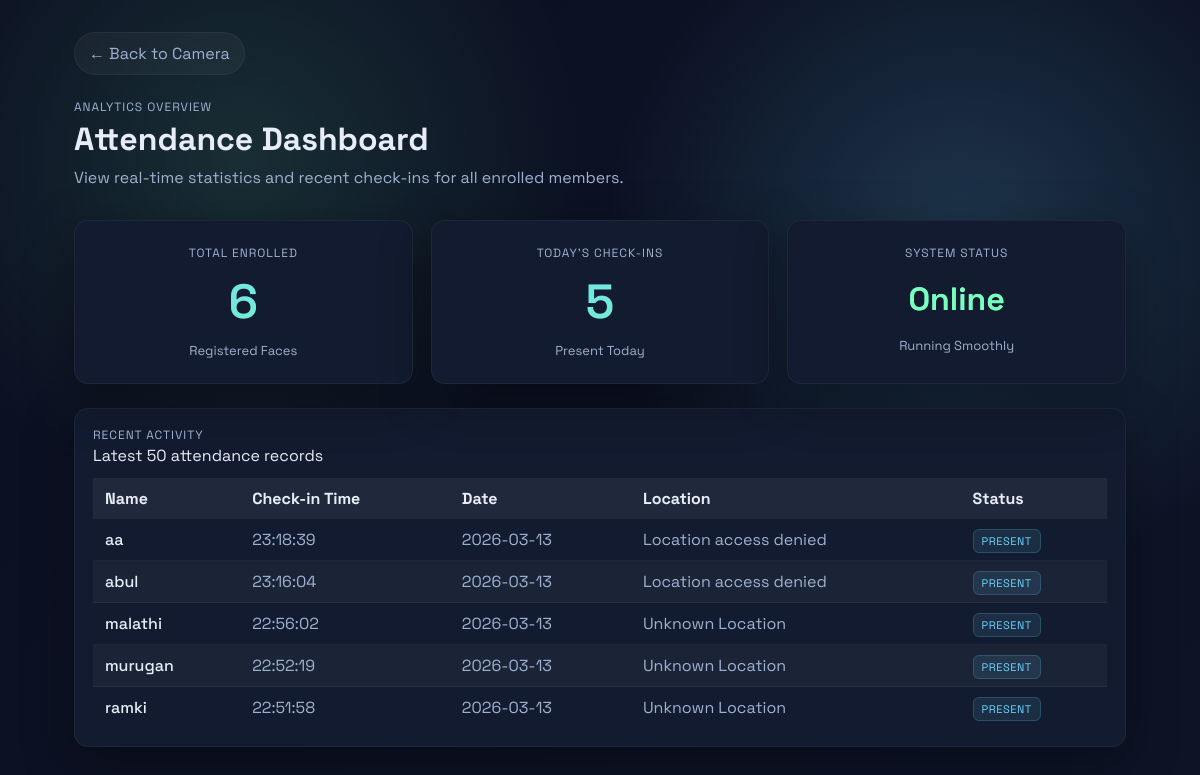
/dashboard, run on the app's committed database.
### tables this page shows
CREATE TABLE attendance (
            id INTEGER PRIMARY KEY AUTOINCREMENT,
            person_id INTEGER NOT NULL,
            ts TEXT NOT NULL,
            day TEXT NOT NULL, location TEXT DEFAULT 'Unknown Location',
            FOREIGN KEY(person_id) REFERENCES people(id),
            UNIQUE(person_id, day)
        );

CREATE TABLE people (
            id INTEGER PRIMARY KEY AUTOINCREMENT,
            name TEXT UNIQUE NOT NULL,
            encoding BLOB NOT NULL,
            created_at TEXT NOT NULL
        );

### attendance_app.py (the view)
@app.route("/dashboard")
def dashboard():
    conn = sqlite3.connect(DB_PATH)
    total_people = conn.execute("SELECT COUNT(*) FROM people").fetchone()[0]
    today = date.today().isoformat()
    today_attendance = conn.execute("SELECT COUNT(*) FROM attendance WHERE day = ?", (today,)).fetchone()[0]
    recent_records = conn.execute(
        """
        SELECT p.name, a.ts, a.day, a.location
        FROM attendance a
        JOIN people p ON a.person_id = p.id
        ORDER BY a.ts DESC
        LIMIT 50
        """
    ).fetchall()
    conn.close()
    return render_template("dashboard.html",
        total_people=total_people,
        today_attendance=today_attendance,
        recent_records=recent_records
    )

### templates/dashboard.html (shortened to what this page needs)
<!doctype html>
<html lang="en">
<head>
  <link rel="stylesheet" href="/static/styles.css">
</head>
<body>
  <div class="page">
    <a href="/" class="nav-btn pill" style="color: var(--muted);">&larr; Back to Camera</a>
    <header style="margin-bottom: 32px">
      <div>
        <p class="eyebrow">Analytics Overview</p>
        <h1>Attendance Dashboard</h1>
        <p class="lede">View real-time statistics and recent check-ins for all enrolled members.</p>
      </div>
    </header>
    <div class="stat-grid">
      <div class="stat-card">
        <p class="label">Total Enrolled</p>
        <div class="stat-value">{{ total_people }}</div>
        <p class="sub" style="font-size: 13px; color: var(--muted);">Registered Faces</p>
      </div>
      <div class="stat-card">
        <p class="label">Today's Check-ins</p>
        <div class="stat-value">{{ today_attendance }}</div>
        <p class="sub" style="font-size: 13px; color: var(--muted);">Present Today</p>
      </div>
      <div class="stat-card">
        <p class="label">System Status</p>
        <div class="stat-value" style="font-size: 32px; margin-top: 18px; margin-bottom: 18px; -webkit-text-fill-color: var(--accent-2);">Online</div>
        <p class="sub" style="font-size: 13px; color: var(--muted);">Running Smoothly</p>
      </div>
    </div>
    <main>
      <section class="card table-card" style="width: 100%">
        <div class="card-head">
          <div>
            <p class="label">Recent Activity</p>
            <p class="sub">Latest 50 attendance records</p>
          </div>
        </div>
        <div class="table-container">
          <table>
            <thead>
              <tr>
                <th>Name</th>
                <th>Check-in Time</th>
                <th>Date</th>
                <th>Location</th>
                <th>Status</th>
              </tr>
            </thead>
            <tbody>
              {% for record in recent_records %}
              <tr>
                <td style="font-weight: 500;">{{ record[0] }}</td>
                <td style="color: var(--muted);">{{ record[1].split('T')[1] }}</td>
                <td style="color: var(--muted);">{{ record[2] }}</td>
                <td style="color: var(--muted);">{{ record[3] or 'Unknown' }}</td>
                <td><span class="badge">Present</span></td>
              </tr>
              {% else %}
              <tr>
                <td colspan="4" style="text-align: center; color: var(--muted); padding: 24px;">No records found.</td>
              </tr>
              {% endfor %}
            </tbody>
          </table>
        </div>
      </section>
    </main>
  </div>
</body>
</html>

### static/styles.css (style rules this page uses)
:root { --bg: #0f1628; --panel: #121b2f; --accent: #6dd3ff; --accent-2: #78ffba; --text: #e7edf7; --muted: #9fb1d1; --danger: #ff6b6b; --radius: 14px; --shadow: 0 15px 50px rgba(0, 0, 0, 0.35); --border: 1px solid rgba(255, 255, 255, 0.05); }
* { box-sizing: border-box; }
body { margin: 0; font-family: 'Space Grotesk', 'Segoe UI', sans-serif; background: radial-gradient(circle at 20% 20%, rgba(120,255,186,0.12), transparent 30%), radial-gradient(circle at 80% 30%, rgba(109,211,255,0.18), transparent 32%), linear-gradient(135deg, #0b1021 0%, #0d1426 100%); color: var(--text); min-height: 100vh; }
.page { max-width: 1100px; margin: 0 auto; padding: 32px 24px 48px; }
header { display: flex; justify-content: space-between; align-items: flex-start; gap: 16px; margin-bottom: 24px; }
.eyebrow { letter-spacing: 0.08em; text-transform: uppercase; color: var(--muted); font-size: 12px; margin: 0 0 4px; }
h1 { margin: 0 0 8px; font-size: 32px; }
.lede { margin: 0; color: var(--muted); max-width: 620px; }
.pill { padding: 10px 14px; border-radius: 999px; border: var(--border); background: rgba(255,255,255,0.04); color: var(--muted); }
.card { background: var(--panel); border: var(--border); border-radius: var(--radius); box-shadow: var(--shadow); padding: 18px; display: flex; flex-direction: column; gap: 12px; }
.card-head { display: flex; justify-content: space-between; align-items: center; gap: 12px; }
.label { margin: 0; text-transform: uppercase; letter-spacing: 0.08em; font-size: 12px; color: var(--muted); }
.sub { margin: 2px 0 0; color: var(--text); }
table { width: 100%; border-collapse: collapse; }
th, td { padding: 10px 12px; text-align: left; }
thead tr { background: rgba(255,255,255,0.06); }
tbody tr:nth-child(even) { background: rgba(255,255,255,0.04); }
tbody tr:not(:last-child) { border-bottom: var(--border); }

### templates/dashboard.html (style rules this page uses)
.stat-grid { display: grid; grid-template-columns: repeat(auto-fit, minmax(200px, 1fr)); gap: 18px; margin-bottom: 24px; }
.stat-card { background: var(--panel); border: var(--border); border-radius: var(--radius); box-shadow: var(--shadow); padding: 24px; text-align: center; transition: transform 0.2s ease, box-shadow 0.2s ease; }
.stat-value { font-size: 48px; font-weight: 600; color: var(--accent); margin: 10px 0; background: linear-gradient(135deg, var(--accent) 0%, var(--accent-2) 100%); -webkit-background-clip: text; background-clip: text; -webkit-text-fill-color: transparent; }
.nav-btn { text-decoration: none; display: inline-block; margin-bottom: 24px; }
.table-container { overflow-x: auto; }
.badge { padding: 4px 8px; border-radius: 6px; font-size: 11px; text-transform: uppercase; letter-spacing: 0.05em; background: rgba(109,211,255,0.1); color: var(--accent); border: 1px solid rgba(109,211,255,0.2); }

### data on the page
attendance: name "aa", ts "23:18:39", day "2026-03-13", location "Location access denied"
attendance: name "abul", ts "23:16:04", day "2026-03-13", location "Location access denied"
attendance: name "malathi", ts "22:56:02", day "2026-03-13", location "Unknown Location"
attendance: name "murugan", ts "22:52:19", day "2026-03-13", location "Unknown Location"
attendance: name "ramki", ts "22:51:58", day "2026-03-13", location "Unknown Location"

### other printed values
{{ total_people }} "6"
{{ today_attendance }} "5"
